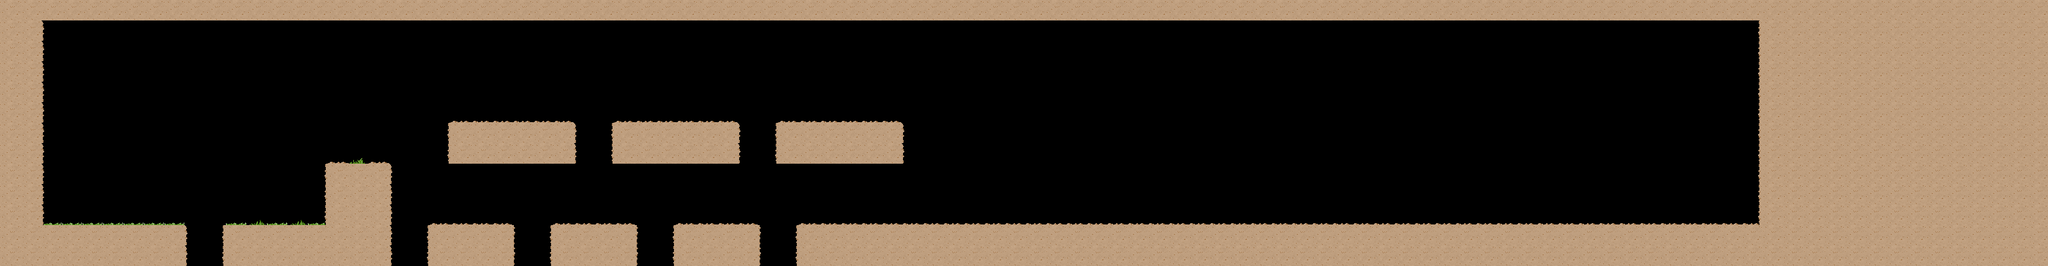

This game map was drawn from its Tiled (.tmx) file and the tilesets committed beside it. A one-line description and the trimmed map source follow:
An orthogonal 100x13 tile map with 32x32 px tiles, 3 tile layers (ground, grow, wall) and 33 objects.

<map version="1.0" orientation="orthogonal" renderorder="right-up" width="100" height="13" tilewidth="32" tileheight="32" nextobjectid="111">
 <tileset firstgid="1" name="ground" tilewidth="32" tileheight="32">
  <image source="platform_mapchip_ground.png" width="160" height="96" />
 </tileset>
 <layer name="ground" width="100" height="13">
  <data>[1300 cells, 495 non-empty, 2 distinct tile ids]</data>
 </layer>
 <layer name="grow" width="100" height="13">
  <data>[1300 cells, 92 non-empty, 4 distinct tile ids]</data>
 </layer>
 <layer name="wall" width="100" height="13">
  <data>[1300 cells, 58 non-empty, 3 distinct tile ids]</data>
 </layer>
 <objectgroup name="boss">
  <object id="110" gid="15" x="2368" y="192" />
 </objectgroup>
 <objectgroup name="hspring">
  <object id="74" gid="15" x="480" y="352" />
  <object id="75" gid="15" x="480" y="320" />
  <object id="76" gid="15" x="480" y="288" />
 </objectgroup>
 <objectgroup name="thorn">
  <object id="77" gid="15" x="704" y="288" />
  <object id="78" gid="15" x="736" y="288" />
  <object id="79" gid="15" x="768" y="288" />
  <object id="80" gid="15" x="800" y="288" />
  <object id="81" gid="15" x="832" y="288" />
  <object id="82" gid="15" x="864" y="288" />
  <object id="84" gid="15" x="960" y="288" />
  <object id="85" gid="15" x="992" y="288" />
  <object id="86" gid="15" x="1024" y="288" />
  <object id="87" gid="15" x="1056" y="288" />
  <object id="88" gid="15" x="1088" y="288" />
  <object id="89" gid="15" x="1120" y="288" />
  <object id="90" gid="15" x="1216" y="288" />
  <object id="91" gid="15" x="1248" y="288" />
  <object id="92" gid="15" x="1280" y="288" />
  <object id="93" gid="15" x="1312" y="288" />
  <object id="94" gid="15" x="1344" y="288" />
  <object id="95" gid="15" x="1376" y="288" />
 </objectgroup>
 <objectgroup name="thornball">
  <object id="96" gid="15" x="800" y="192" />
  <object id="97" gid="15" x="1056" y="192" />
  <object id="98" gid="15" x="1312" y="192" />
  <object id="99" gid="15" x="1248" y="352" />
  <object id="100" gid="15" x="1280" y="352" />
  <object id="101" gid="15" x="1312" y="352" />
  <object id="102" gid="15" x="1344" y="352" />
  <object id="103" gid="15" x="1376" y="352" />
  <object id="104" gid="15" x="2528" y="352" />
  <object id="105" gid="15" x="2592" y="352" />
  <object id="106" gid="15" x="2656" y="352" />
 </objectgroup>
</map>
